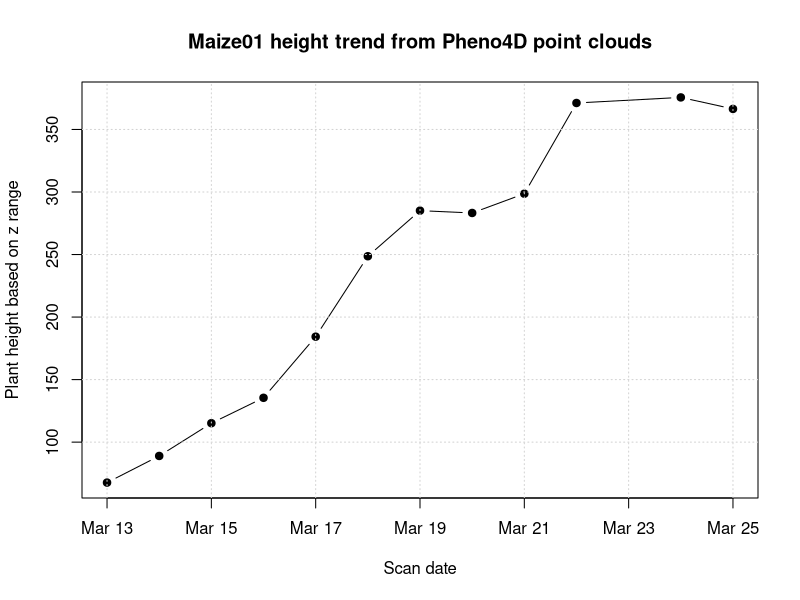

Generate this figure with R:
## ---- chunk 1
height_data <- read.csv("data/processed/maize01_height.csv")

height_data
## ---- chunk 2
height_data$scan_date <- as.Date(height_data$scan_date)

plot(
  height_data$scan_date,
  height_data$height_z_range,
  type = "b",
  pch = 19,
  xlab = "Scan date",
  ylab = "Plant height based on z range",
  main = "Maize01 height trend from Pheno4D point clouds"
)
grid()
